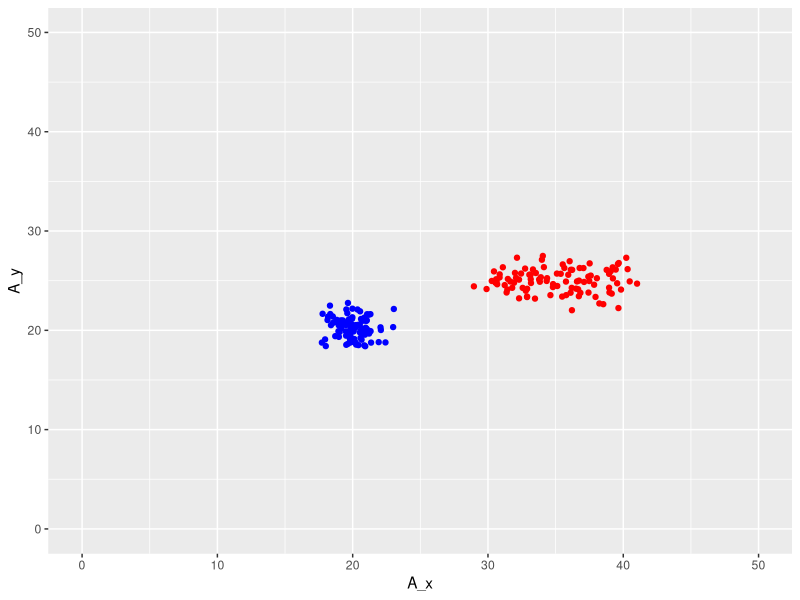

Write the R code that produced this figure.
## ---- chunk 1
knitr::opts_chunk$set(echo = TRUE)

# Ensure access to libraries
library(tidyverse)
## ---- chunk 2
CellFeatures <- tibble(A_x = rnorm(100, 20, 1), A_y = rnorm(100, 20, 1), B_x = runif(100, min = 30, max = 40) + rnorm(100,0,1), B_y = rnorm(100, 25, 1))
## ---- chunk 3
ggplot(CellFeatures) +
  geom_point(aes(A_x, A_y), colour = "blue") +
  geom_point(aes(B_x, B_y), colour = "red") + 
  xlim(0,50) +
  ylim(0,50)
